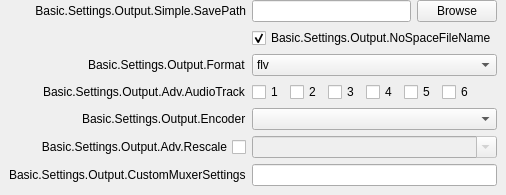
                       <widget class="QWidget" name="advOutRecStandard">
                        <layout class="QVBoxLayout" name="verticalLayout_13">
                         <property name="leftMargin">
                          <number>0</number>
                         </property>
                         <property name="topMargin">
                          <number>0</number>
                         </property>
                         <property name="rightMargin">
                          <number>0</number>
                         </property>
                         <property name="bottomMargin">
                          <number>0</number>
                         </property>
                         <item alignment="Qt::AlignTop">
                          <widget class="QWidget" name="widget_7" native="true">
                           <layout class="QVBoxLayout" name="verticalLayout_15">
                            <property name="leftMargin">
                             <number>0</number>
                            </property>
                            <property name="topMargin">
                             <number>0</number>
                            </property>
                            <property name="rightMargin">
                             <number>0</number>
                            </property>
                            <property name="bottomMargin">
                             <number>0</number>
                            </property>
                            <item>
                             <widget class="QWidget" name="advOutRecTopContainer" native="true">
                              <property name="sizePolicy">
                               <sizepolicy hsizetype="Preferred" vsizetype="Maximum">
                                <horstretch>0</horstretch>
                                <verstretch>0</verstretch>
                               </sizepolicy>
                              </property>
                              <layout class="QFormLayout" name="formLayout_16">
                               <property name="fieldGrowthPolicy">
                                <enum>QFormLayout::AllNonFixedFieldsGrow</enum>
                               </property>
                               <property name="labelAlignment">
                                <set>Qt::AlignRight|Qt::AlignTrailing|Qt::AlignVCenter</set>
                               </property>
                               <property name="topMargin">
                                <number>0</number>
                               </property>
                               <item row="0" column="0">
                                <widget class="QLabel" name="label_32">
                                 <property name="sizePolicy">
                                  <sizepolicy hsizetype="Preferred" vsizetype="Expanding">
                                   <horstretch>0</horstretch>
                                   <verstretch>0</verstretch>
                                  </sizepolicy>
                                 </property>
                                 <property name="minimumSize">
                                  <size>
                                   <width>170</width>
                                   <height>0</height>
                                  </size>
                                 </property>
                                 <property name="text">
                                  <string>Basic.Settings.Output.Simple.SavePath</string>
                                 </property>
                                 <property name="alignment">
                                  <set>Qt::AlignRight|Qt::AlignTrailing|Qt::AlignVCenter</set>
                                 </property>
                                 <property name="buddy">
                                  <cstring>advOutRecPath</cstring>
                                 </property>
                                </widget>
                               </item>
                               <item row="0" column="1">
                                <layout class="QHBoxLayout" name="horizontalLayout_6">
                                 <item>
                                  <widget class="QLineEdit" name="advOutRecPath">
                                   <property name="enabled">
                                    <bool>true</bool>
                                   </property>
                                  </widget>
                                 </item>
                                 <item>
                                  <widget class="QPushButton" name="advOutRecPathBrowse">
                                   <property name="enabled">
                                    <bool>true</bool>
                                   </property>
                                   <property name="text">
                                    <string>Browse</string>
                                   </property>
                                  </widget>
                                 </item>
                                </layout>
                               </item>
                               <item row="1" column="1">
                                <widget class="QCheckBox" name="advOutNoSpace">
                                 <property name="text">
                                  <string>Basic.Settings.Output.NoSpaceFileName</string>
                                 </property>
                                 <property name="checked">
                                  <bool>true</bool>
                                 </property>
                                </widget>
                               </item>
                               <item row="2" column="0">
                                <widget class="QLabel" name="label_43">
                                 <property name="text">
                                  <string>Basic.Settings.Output.Format</string>
                                 </property>
                                 <property name="buddy">
                                  <cstring>advOutRecFormat</cstring>
                                 </property>
                                </widget>
                               </item>
                               <item row="2" column="1">
                                <widget class="QComboBox" name="advOutRecFormat">
                                 <item>
                                  <property name="text">
                                   <string notr="true">flv</string>
                                  </property>
                                 </item>
                                 <item>
                                  <property name="text">
                                   <string notr="true">mp4</string>
                                  </property>
                                 </item>
                                 <item>
                                  <property name="text">
                                   <string notr="true">mov</string>
                                  </property>
                                 </item>
                                 <item>
                                  <property name="text">
                                   <string notr="true">mkv</string>
                                  </property>
                                 </item>
                                 <item>
                                  <property name="text">
                                   <string notr="true">ts</string>
                                  </property>
                                 </item>
                                 <item>
                                  <property name="text">
                                   <string notr="true">m3u8</string>
                                  </property>
                                 </item>
                                </widget>
                               </item>
                               <item row="3" column="0">
                                <widget class="QLabel" name="label_29">
                                 <property name="text">
                                  <string>Basic.Settings.Output.Adv.AudioTrack</string>
                                 </property>
                                </widget>
                               </item>
                               <item row="3" column="1">
                                <widget class="QWidget" name="widget_9" native="true">
                                 <property name="sizePolicy">
                                  <sizepolicy hsizetype="Maximum" vsizetype="Preferred">
                                   <horstretch>0</horstretch>
                                   <verstretch>0</verstretch>
                                  </sizepolicy>
                                 </property>
                                 <layout class="QHBoxLayout" name="horizontalLayout_9">
                                  <property name="leftMargin">
                                   <number>0</number>
                                  </property>
                                  <property name="topMargin">
                                   <number>0</number>
                                  </property>
                                  <property name="rightMargin">
                                   <number>0</number>
                                  </property>
                                  <property name="bottomMargin">
                                   <number>0</number>
                                  </property>
                                  <item>
                                   <widget class="QCheckBox" name="advOutRecTrack1">
                                    <property name="text">
                                     <string notr="true">1</string>
                                    </property>
                                   </widget>
                                  </item>
                                  <item>
                                   <widget class="QCheckBox" name="advOutRecTrack2">
                                    <property name="text">
                                     <string notr="true">2</string>
                                    </property>
                                   </widget>
                                  </item>
                                  <item>
                                   <widget class="QCheckBox" name="advOutRecTrack3">
                                    <property name="text">
                                     <string notr="true">3</string>
                                    </property>
                                   </widget>
                                  </item>
                                  <item>
                                   <widget class="QCheckBox" name="advOutRecTrack4">
                                    <property name="text">
                                     <string notr="true">4</string>
                                    </property>
                                   </widget>
                                  </item>
                                  <item>
                                   <widget class="QCheckBox" name="advOutRecTrack5">
                                    <property name="text">
                                     <string notr="true">5</string>
                                    </property>
                                   </widget>
                                  </item>
                                  <item>
                                   <widget class="QCheckBox" name="advOutRecTrack6">
                                    <property name="text">
                                     <string notr="true">6</string>
                                    </property>
                                   </widget>
                                  </item>
                                 </layout>
                                </widget>
                               </item>
                               <item row="4" column="0">
                                <widget class="QLabel" name="advOutRecEncLabel">
                                 <property name="text">
                                  <string>Basic.Settings.Output.Encoder</string>
                                 </property>
                                 <property name="buddy">
                                  <cstring>advOutRecEncoder</cstring>
                                 </property>
                                </widget>
                               </item>
                               <item row="4" column="1">
                                <widget class="QComboBox" name="advOutRecEncoder"/>
                               </item>
                               <item row="5" column="0">
                                <widget class="QCheckBox" name="advOutRecUseRescale">
                                 <property name="sizePolicy">
                                  <sizepolicy hsizetype="Minimum" vsizetype="Expanding">
                                   <horstretch>0</horstretch>
                                   <verstretch>0</verstretch>
                                  </sizepolicy>
                                 </property>
                                 <property name="layoutDirection">
                                  <enum>Qt::RightToLeft</enum>
                                 </property>
                                 <property name="text">
                                  <string>Basic.Settings.Output.Adv.Rescale</string>
                                 </property>
                                </widget>
                               </item>
                               <item row="5" column="1">
                                <widget class="QWidget" name="advOutRecRescaleContainer" native="true">
                                 <layout class="QHBoxLayout" name="horizontalLayout_4">
                                  <property name="leftMargin">
                                   <number>0</number>
                                  </property>
                                  <property name="topMargin">
                                   <number>0</number>
                                  </property>
                                  <property name="rightMargin">
                                   <number>0</number>
                                  </property>
                                  <property name="bottomMargin">
                                   <number>0</number>
                                  </property>
                                  <item>
                                   <widget class="QComboBox" name="advOutRecRescale">
                                    <property name="enabled">
                                     <bool>false</bool>
                                    </property>
                                    <property name="editable">
                                     <bool>true</bool>
                                    </property>
                                   </widget>
                                  </item>
                                 </layout>
                                </widget>
                               </item>
                               <item row="6" column="0">
                                <widget class="QLabel" name="label_9001">
                                 <property name="text">
                                  <string>Basic.Settings.Output.CustomMuxerSettings</string>
                                 </property>
                                 <property name="buddy">
                                  <cstring>advOutMuxCustom</cstring>
                                 </property>
                                </widget>
                               </item>
                               <item row="6" column="1">
                                <widget class="QLineEdit" name="advOutMuxCustom"/>
                               </item>
                              </layout>
                             </widget>
                            </item>
                           </layout>
                          </widget>
                         </item>
                        </layout>
                       </widget>
